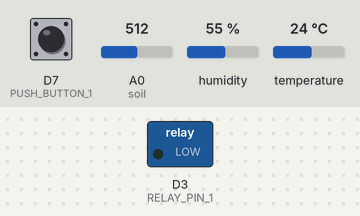
This sketch was run on a simulated ESP8266 (NodeMCU). Shown: switched loads named in the sketch (green lamp = pin HIGH). Inputs (shaded band) come from the test bench; at power-on: D7 (PUSH_BUTTON_1) HIGH, A0 (soil) = 512, humidity 55 %, temperature 24 °C. WiFi joins after 1.5 s; servers stay silent unless stated.

Above: at 3.0 s.
3.1 s: D7 (PUSH_BUTTON_1) pulled LOW for 1 s
At 4.4 s:
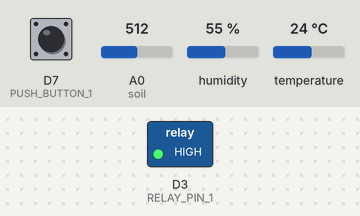
5.6 s: D7 (PUSH_BUTTON_1) pulled LOW for 3.2 s
At 6.3 s:
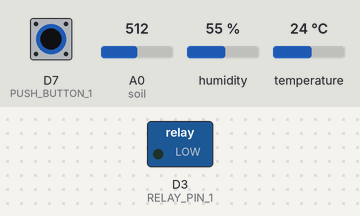
10.3 s: D7 (PUSH_BUTTON_1) pulled LOW for 0.15 s
At 10.6 s:
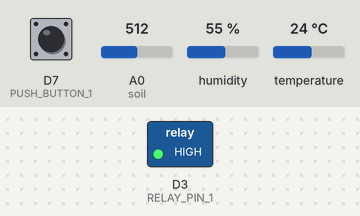
Timing chart, 0 to 13.3 s (numbered marks = the images above; inputs shaded):
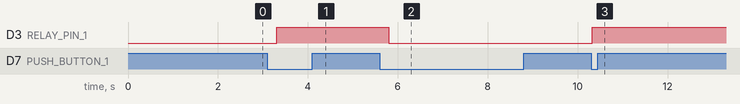

The sketch:

IOT_PROJECT.ino
```cpp
// Blynk IOT Smart Plant Monitoring System

/* Connections
Relay. D3
Btn.   D7
Soil.  A0
PIR.   D5
SDA.   D2
SCL.   D1
Temp.  D4
*/

//Include the library files
#include <Wire.h>
#include <SPI.h>
#define BLYNK_PRINT Serial
#include <ESP8266WiFi.h>
#include <BlynkSimpleEsp8266.h>
#include <DHT.h>


char auth[] = "MIdMMCin-6-xwaQo07S5qCFdX5giuK5z";  //Enter your Blynk Auth token
char ssid[] = "Sab";  //Enter your WIFI SSID
char pass[] = "jimin131095";  //Enter your WIFI Password

DHT dht(D4, DHT11);//(DHT sensor pin,sensor type)  D4 DHT11 Temperature Sensor
BlynkTimer timer;

//Define component pins
#define soil A0     //A0 Soil Moisture Sensor
#define PIR D5      //D5 PIR Motion Sensor
int PIR_ToggleValue;

void checkPhysicalButton();
int relay1State = LOW;
int pushButton1State = HIGH;
#define RELAY_PIN_1       D3   //D3 Relay
#define PUSH_BUTTON_1     D7   //D7 Button
#define VPIN_BUTTON_1    V12

//Create three variables for pressure
double T, P;
char status;


void setup() {
  Serial.begin(9600);
  pinMode(PIR, INPUT);

 pinMode(RELAY_PIN_1, OUTPUT);
 digitalWrite(RELAY_PIN_1, LOW);
  pinMode(PUSH_BUTTON_1, INPUT_PULLUP);
  digitalWrite(RELAY_PIN_1, relay1State);
Blynk.begin(auth, ssid, pass, "blynk.cloud", 80);

  dht.begin();

  timer.setInterval(100L, soilMoistureSensor);
  timer.setInterval(100L, DHT22sensor);
  timer.setInterval(500L, checkPhysicalButton);
}


//Get the DHT11 sensor values
void DHT22sensor() {
  float h = dht.readHumidity();
  float t = dht.readTemperature();

  if (isnan(h) || isnan(t)) {
    Serial.println("Failed to read from DHT sensor!");
    return;
  }
  Blynk.virtualWrite(V0, t);
  Blynk.virtualWrite(V1, h);


}


//Get the soil moisture values
void soilMoistureSensor() {
  int value = analogRead(soil);
  value = map(value, 0, 1024, 0, 100);
  value = (value - 100) * -1;

  Blynk.virtualWrite(V3, value);
}

//Get the PIR sensor values
void PIRsensor() {
  bool value = digitalRead(PIR);
  if (value) {
    Blynk.logEvent("pirmotion","WARNNG! Motion Detected!"); //Enter your Event Name
    WidgetLED LED(V5);
    LED.on();
  } else {
    WidgetLED LED(V5);
    LED.off();
  }
  }

BLYNK_WRITE(V6)
{
 PIR_ToggleValue = param.asInt();
}


BLYNK_CONNECTED() {
  // Request the latest state from the server
  Blynk.syncVirtual(VPIN_BUTTON_1);
}

BLYNK_WRITE(VPIN_BUTTON_1) {
  relay1State = param.asInt();
  digitalWrite(RELAY_PIN_1, relay1State);
}

void checkPhysicalButton()
{
  if (digitalRead(PUSH_BUTTON_1) == LOW) {
    // pushButton1State is used to avoid sequential toggles
    if (pushButton1State != LOW) {

      // Toggle Relay state
      relay1State = !relay1State;
      digitalWrite(RELAY_PIN_1, relay1State);

      // Update Button Widget
      Blynk.virtualWrite(VPIN_BUTTON_1, relay1State);
    }
    pushButton1State = LOW;
  } else {
    pushButton1State = HIGH;
  }
}


void loop() {
    if (PIR_ToggleValue == 1)
    {
      PIRsensor();
      }
     else
     {
    WidgetLED LED(V5);
    LED.off();
     }


  Blynk.run();//Run the Blynk library
  timer.run();//Run the Blynk timer

  }
```

Measured:
- after the input at 3.1 s, D3 (RELAY_PIN_1): LOW → HIGH after 0.21 s
- after the input at 5.6 s, D3 (RELAY_PIN_1): HIGH → LOW after 0.20 s
- after the input at 10.3 s, D3 (RELAY_PIN_1): LOW → HIGH at once
